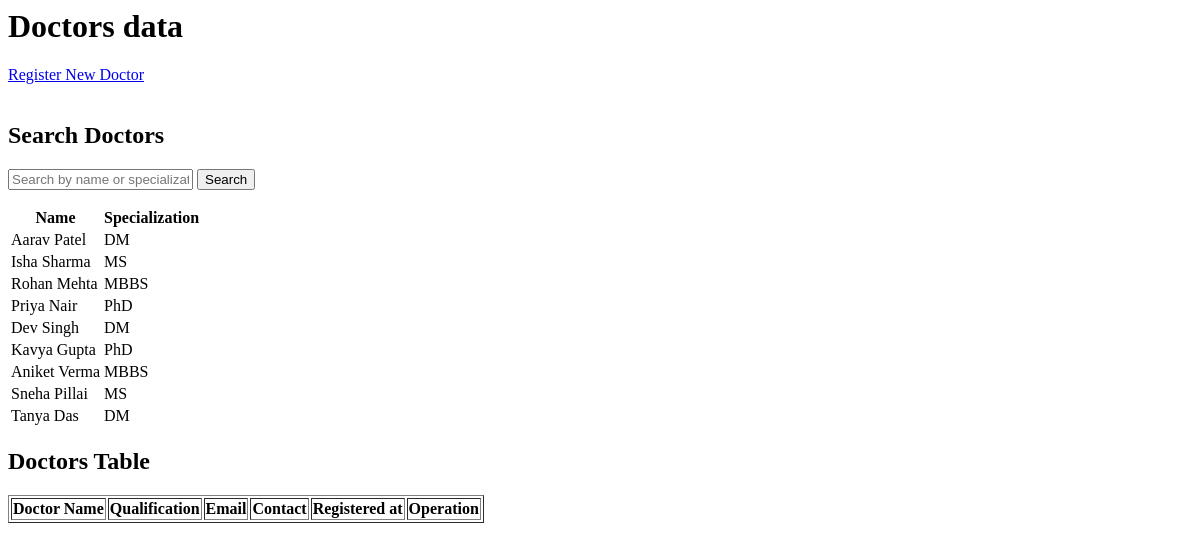
/admin/search_doctors (signed in), run on an earlier commit of the app's database.
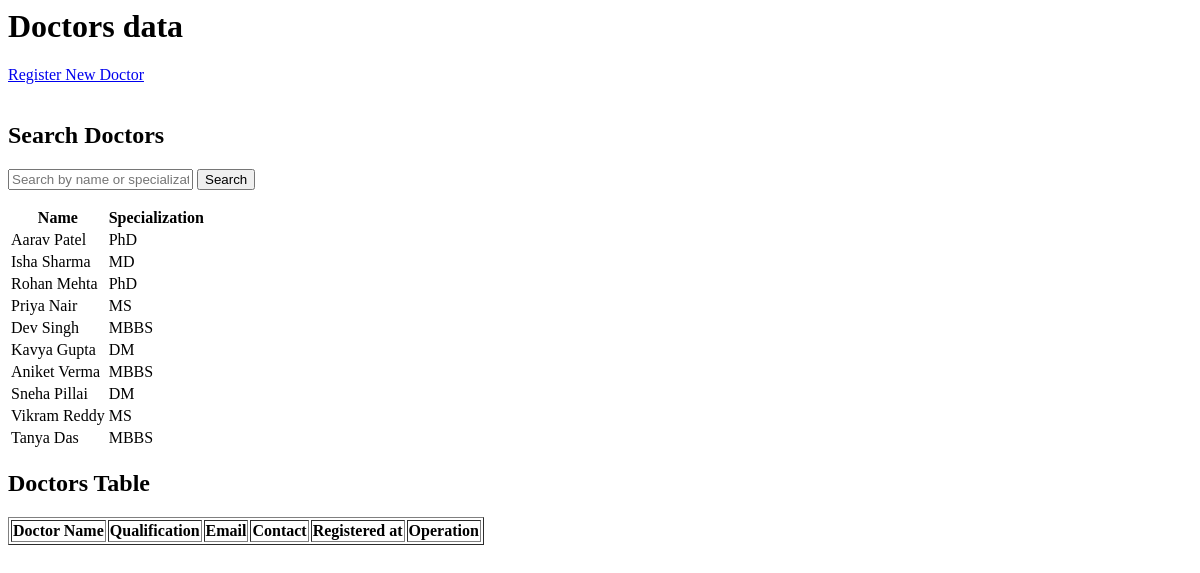
And on a later commit of the database.
### models.py (models this page shows, shortened)
class User(UserMixin, db.Model):
    __tablename__ = 'users'
    id = db.Column(db.Integer, primary_key=True)
    email = db.Column(db.String(150), unique=True, nullable=False)
    password = db.Column(db.String(200), nullable=False)
    first_name = db.Column(db.String(100), nullable=False)
    last_name = db.Column(db.String(100), nullable=False)
    created_at = db.Column(db.DateTime, default=datetime.utcnow)
    role = db.Column(db.String(20), nullable=False)
    contact_number = db.Column(db.String(100), nullable=True)
    gender = db.Column(db.String(10), nullable=True)
    dob = db.Column(db.Date, nullable=True)
    address = db.Column(db.String(255), nullable=True)
    patient_appointments = db.relationship('Appointment', foreign_keys='Appointment.patient_id', back_populates='patient', lazy=True)
    qualification = db.Column(db.String(200))
    specialization_id = db.Column(db.Integer, db.ForeignKey('departments.id'), nullable=True)
    specialization = db.relationship('Department', back_populates='doctors')
    doctor_appointments = db.relationship('Appointment', foreign_keys='Appointment.doctor_id', back_populates='doctor', lazy=True)

### routes.py (the view)
@admin.route('/search_doctors')
@login_required
def search_doctors():
    check_user_role('admin')
    query = request.args.get('search', '').strip()
    if query:
        filtered_doctors = User.query.filter(
            User.role == 'doctor',
            (
                func.concat(User.first_name, ' ', User.last_name).ilike(f"%{query}%") |
                User.qualification.ilike(f"%{query}%")
            )
        ).all()
        print(filtered_doctors)
    else:
        filtered_doctors = User.query.filter_by(role='doctor').all()
    return render_template('admin/doctor/doctors.html', results=filtered_doctors, query=query)

### app.py (called while the page is built)
def create_app():
    app = Flask(__name__)
    app.secret_key = 'app_secret_key'
    app.config['SQLALCHEMY_DATABASE_URI'] = 'sqlite:///hospital.db'
    db.init_app(app)
    bcrypt.init_app(app)
    login_manager.init_app(app)
    login_manager.login_view = 'auth.login'
    @login_manager.user_loader
    def load_user(user_id):
        return User.query.get(int(user_id))
    app.register_blueprint(auth, url_prefix='/auth')
    app.register_blueprint(admin, url_prefix='/admin')
    app.register_blueprint(doctor, url_prefix='/doctor')
    app.register_blueprint(patient, url_prefix='/patient')
    with app.app_context():
        db.create_all()
    return app

### routes.py (called while the page is built)
def check_user_role(role):
    if current_user.role not in role:
        flash(f'You must be an {role} to view this page.')
        return redirect(url_for('auth.login'))

### templates/admin/doctor/doctors.html (shortened to what this page needs)
<h1>Doctors data</h1>
<div class="">
    <a href="{{url_for('admin.register_doctor')}}">Register New Doctor</a><br>
    <br>
    <h2>Search Doctors</h2>
    <form method="get" action="{{ url_for('admin.search_doctors') }}">
        <input type="text" name="search" placeholder="Search by name or specialization" value="{{ query }}">
        <button type="submit">Search</button>
    </form>
    {% if results %}
    <table>
        <thead>
            <tr>
                <th>Name</th>
                <th>Specialization</th>
            </tr>
        </thead>
        <tbody>
            {% for result in results %}
            <tr>
                <td>{{ result.first_name }} {{ result.last_name }}</td>
                <td>{{ result.qualification }}</td>
            </tr>
            {% endfor %}
        </tbody>
    </table>
    {% else %}
    <p>No doctors found.</p>
    {% endif %}
    <h2>Doctors Table</h2>
    <table border="solid">
        <thead>
            <tr>
                <th>Doctor Name</th>
                <th>Qualification</th>
                <th>Email</th>
                <th>Contact</th>
                <th>Registered at</th>
                <th>Operation</th>
            </tr>
        </thead>
    </table>
</div>

What changed in the data, as far as the page shows it:
changed User "Aarav": qualification "DM" → "PhD"
changed User "Isha": qualification "MS" → "MD"
changed User "Rohan": qualification "MBBS" → "PhD"
changed User "Priya": qualification "PhD" → "MS"
changed User "Dev": qualification "DM" → "MBBS"
changed User "Kavya": qualification "PhD" → "DM"
changed User "Sneha": qualification "MS" → "DM"
added User: first_name "Vikram", last_name "Reddy", qualification "MS"
changed User "Tanya": qualification "DM" → "MBBS"
